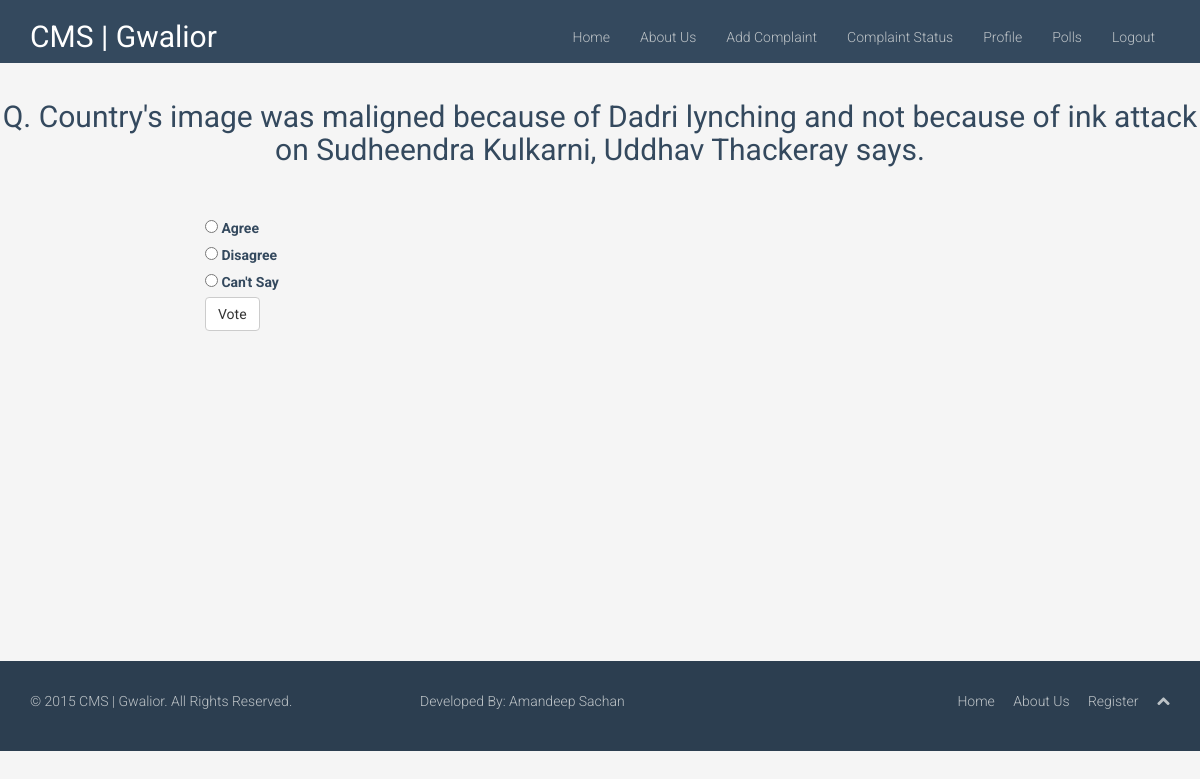
/polls/7/ (signed in), run on the app's committed database.
### polls/models.py (models this page shows, shortened)
class Question(models.Model):
    question_text = models.CharField(max_length=200)
    pub_date = models.DateTimeField('date published')
    def was_published_recently(self):
    	return self.pub_date >= timezone.now() - datetime.timedelta(days=1)
    was_published_recently.admin_order_field = 'pub_date'
    was_published_recently.boolean = True
    was_published_recently.short_description = 'Published recently?'

class Choice(models.Model):
    question = models.ForeignKey(Question)
    choice_text = models.CharField(max_length=200)
    votes = models.IntegerField(default=0)

### polls/views.py (the view)
# urls.py: url(r'^(?P<question_id>\d+)/$', views.detail, name='detail'),
@login_required
def detail(request, question_id):
    question = get_object_or_404(Question, pk=question_id)
    return render(request, 'polls/detail.html', {'question': question})

### templates/polls/detail.html (shortened to what this page needs)
{% extends 'mybase.html' %}
{% load staticfiles %}
{% block body_block %}
<center><h2>Q. {{ question.question_text }}</h2></center><br/><br/>
	<div class="row">
<div class="col-md-2"></div>
<div class="col-md-4">
<form action="{% url 'polls:vote' question.id %}" method="post">
{% for choice in question.choice_set.all %}
    <input type="radio" name="choice" id="choice{{ forloop.counter }}" value="{{ choice.id }}" />
    <label for="choice{{ forloop.counter }}">{{ choice.choice_text }}</label><br />
{% endfor %}
<input class="btn btn-default" type="submit" value="Vote" />
</form>
</div>
</div>
<br/><br/><br/><br/><br/><br/><br/><br/><br/><br/><br/><br/><br/><br/><br/><br/>
{% endblock %}

### static/css/main.css (style rules this page uses)
body { padding-top: 80px; color: #34495e; background: #f5f5f5; font-family: 'Roboto', sans-serif; font-weight: 300; }
h1, h2, h3, h4, h5, h6 { font-family: 'Roboto', sans-serif; font-weight: 400; }
.btn { font-weight: 400; }
.row > div { margin-bottom: 10px; }

### data on the page
Question: question_text "Country's image was maligned because of Dadri lynching and not because of ink attack on Sudheendra Kulkarni, Uddhav Thackeray says."
Choice: choice_text "Agree"
Choice: choice_text "Disagree"
Choice: choice_text "Can't Say"
